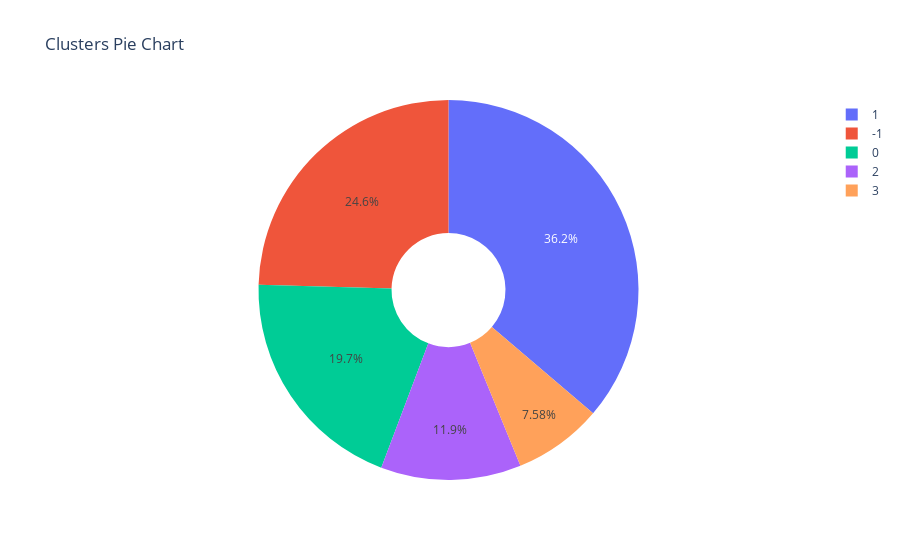

The notebook cell saved with this chart:
### Code cell
fig = px.pie(data_frame=final_df,names='Clusters_DBSCAN',title='Clusters Pie Chart',hole=.3)

iplot(fig)

### Figure 1 — Plotly figure (JSON) as saved in the notebook; plotly's stock layout.template omitted (floating-point values rounded to 4 significant figures; data arrays with more than 128 entries replaced by an {"elided": "..."} marker saying what was removed)
{"data": [{"domain": {"x": [0, 1], "y": [0, 1]}, "hole": 0.3, "hovertemplate": "Clusters_DBSCAN=%{label}<extra></extra>", "labels": {"elided": "3786 int values"}, "legendgroup": "", "name": "", "showlegend": true, "type": "pie"}], "layout": {"autosize": true, "legend": {"tracegroupgap": 0}, "title": {"text": "Clusters Pie Chart"}}}
